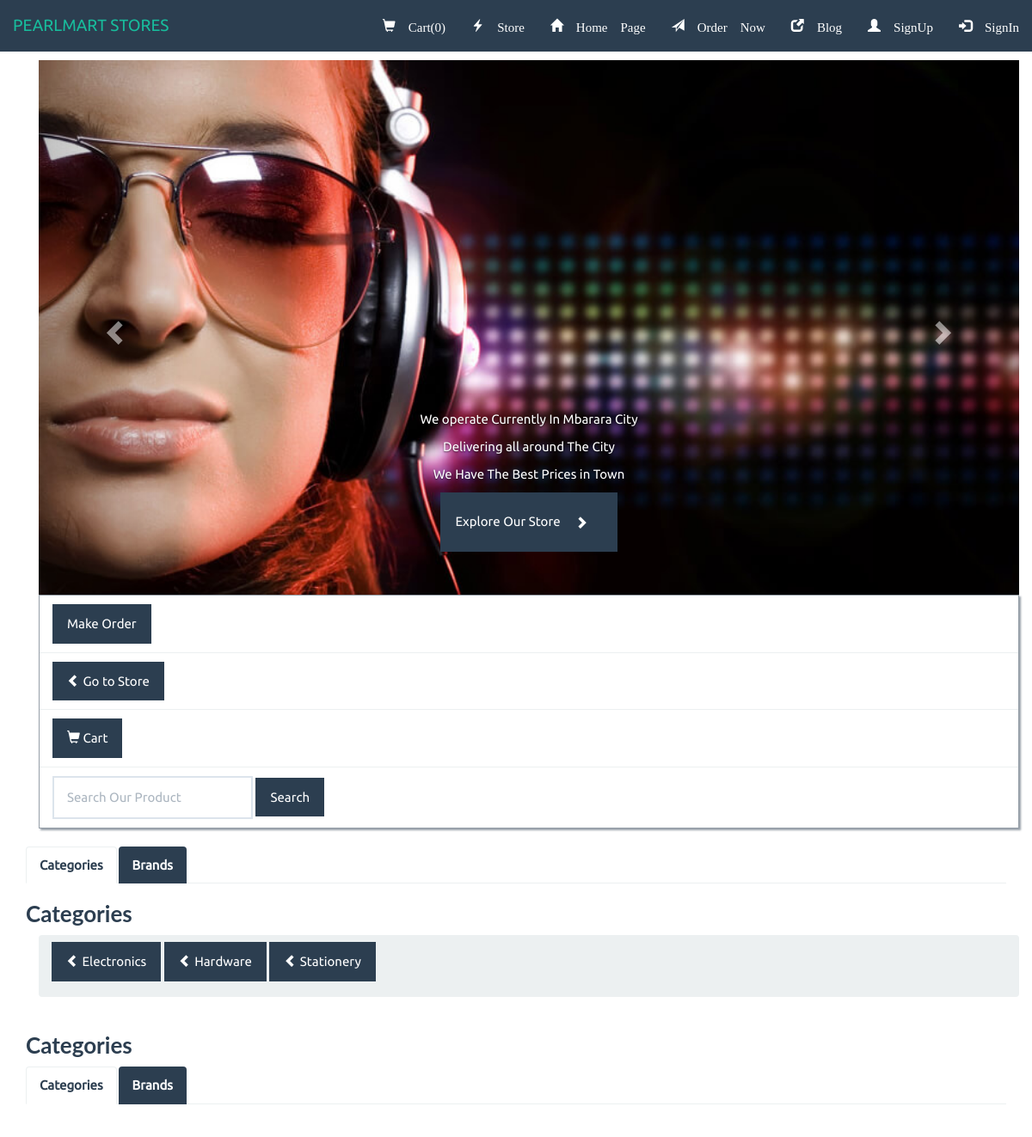
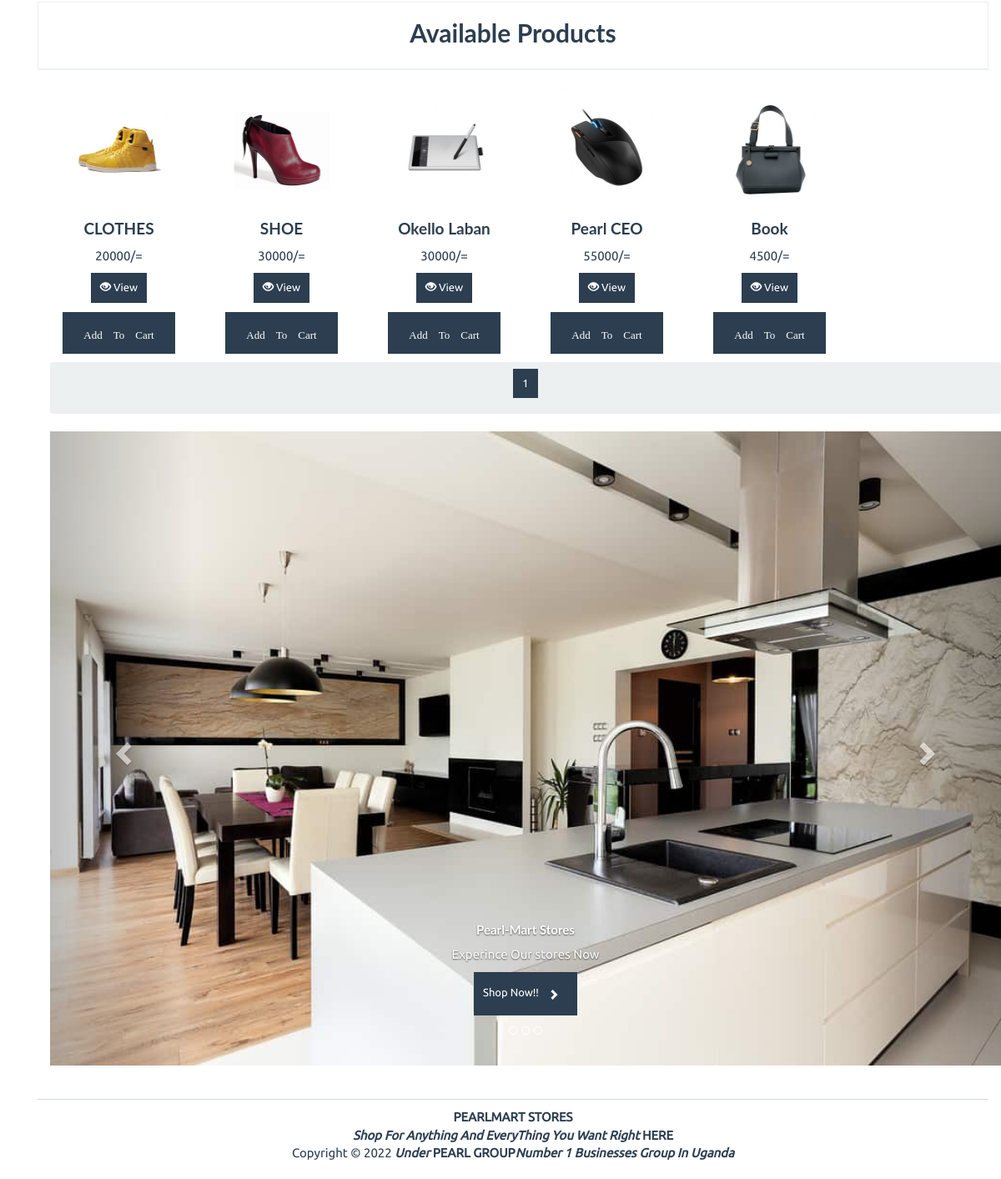
/store/, run on the app's committed database (2 pictures, top to bottom).
### store/models/category.py (models this page shows, shortened)
class Category(models.Model):
    name = models.CharField(max_length=20)
    @staticmethod
    def get_all_categories():
        return Category.objects.filter(product__isnull=False).distinct()

### store/models/product.py (models this page shows, shortened)
class Product(models.Model):
    name = models.CharField(max_length=50)
    price = models.IntegerField(default=0)
    stock = models.IntegerField(default=1)
    category = models.ForeignKey(Category, on_delete=models.CASCADE, default=1)
    brand = models.ForeignKey(Brand, on_delete=models.CASCADE, default=1)
    description = models.CharField(max_length=200, default='' , null=True , blank=True)
    image = models.ImageField(upload_to='uploads/products/')
    @staticmethod
    def get_all_products():
        return Product.objects.all()

### store/views/home.py (the view)
# urls.py: path('', include('store.urls')),
def store(request):
    cart = request.session.get('cart')
    if not cart:
        request.session['cart'] = {}
    products = None
    categories = Category.get_all_categories()
    categoryID = request.GET.get('category')
    brands = Brand.get_all_brand()
    brandID = request.GET.get('brand')
    results=request.GET.get("kw")
    k=request.GET.get('caution')
    customer = request.session.get('customer')
    if k:
        Order.objects.filter(id=k,customer=customer).delete()
        orders = Order.get_orders_by_customer(customer)
        messages.success(request, 'Order Item deleted Successfully')
        return render(request , 'orders.html'  , {'orders' : orders})
    if categoryID:
        products = Product.get_all_products_by_categoryid(categoryID)
        k=Category.objects.filter(id= categoryID)
    elif brandID:
        products = Product.get_all_products_by_brandid(brandID)
        k=brandID
    else:
        products = Product.get_all_products();
        k=None
    paginator=Paginator(products,6)
    page_number=request.GET.get('page')
    print(page_number)
    product_list = paginator.get_page(page_number)
    context={'product_list':product_list,'page_number':page_number,'k':k,'brands':brands,'categories':categories}
    print('you are : ', request.session.get('email'))
    return render(request, 'index.html', context)

### store/models/brand.py (called while the page is built)
    @staticmethod
    def get_all_brand():
        return Brand.objects.filter(product__isnull=False).distinct()

### store/templates/index.html (shortened to what this page needs)
{% extends 'base.html' %}
{% block body %}
{% load static %}
{% load cart %}
{% load custom_filter %}
	<div role="tabpanel">
			<ul class="nav nav-tabs" role="tablist">
				<li role="presentation" class="active">
					<a href="#categories" aria-controls="categories" role="tab" data-toggle="tab" class="bold btn btn-primary">Categories</a>
				</li>
				<li role="presentation">
					<a href="#brands" aria-controls="brands" role="tab" data-toggle="tab" class="bold btn btn-primary">Brands</a>
				</li>
			</ul>
			<div class="tab-content">
				<div role="tabpanel" class="tab-pane active" id="categories">
					<h3 class="bold">Categories</h3>
					<div class="container">
<div class="row">
	<div class="col-lg-12">
		<ol class="breadcrumb">
<p>
        				{% for category in categories %}
                            <a href="/?category={{category.id}}" class="btn btn-primary my-2 my-sm-0"><i class="glyphicon glyphicon-chevron-left"></i> {{ category.name }} </a>
                        {% endfor %}
</p>
		</ol>
	</div>
</div>
</div>
<h3 class="bold">Categories</h3>
				</div>
			</div>
			<ul class="nav nav-tabs" role="tablist">
				<li role="presentation" class="active">
					<a href="#categories" aria-controls="categories" role="tab" data-toggle="tab" class="bold btn btn-primary">Categories</a>
				</li>
				<li role="presentation">
					<a href="#brands" aria-controls="brands" role="tab" data-toggle="tab" class="bold btn btn-primary">Brands</a>
				</li>
			</ul>
		</div>
<div class="container" style="margin-top: 40px !important;">
<div class="row">
	<div class="col-lg-12">
		<div class="panel panel-default">
			<div class="panel-body">
				<h4 class="text-center pageTitle">Available {% if k %}{{ k }}{% else %}Products{% endif %}</h4>
			</div>
		</div>
	</div>
</div>
<div class="container ">
<div class="row">
{% for product in product_list %}
	<div class="col-md-2 col-xs-6">
		<div class="col-xs-12 col-sm-12 col-md-12 col-lg-12">
			<div class="pro-thumbnail">
				<a href="{% url 'details' product.id %}">
					<img src="{{product.image.url}}" alt="" style="max-width:100%;height: 150px;">
				</a>
				<div class="caption text-center">
					<h4 class="bold">{{ product.name }}</h4>
					<p>{{ product.price }}/=</p>
					<p>
						<a href="{% url 'details' product.id %}" class="btn btn-primary btn-sm mt-2"  >
							<i class="glyphicon glyphicon-eye-open"></i> View
						</a>
						<form action="/#" method="POST" class="btn-block">
							<input type="submit" class="btn btn-primary btn-sm mt-2 glyphicon glyphicon-shopping-cart form-control"
								value="Add To Cart">
						</form>
					</p>
				</div>
			</div>
		</div>
	</div>
	{% endfor %}
</div>
</div>
<div class="container">
<div class="row">
	<div class="col-lg-12 text-center">
		<ol class="breadcrumb">
			<p>
			{% for i in product_list.paginator.page_range %}
			{% if product_list.number %}
            {% if i == product_list.number %}
            <a  class="btn btn-primary btn-outline-info btn-sm mt-3">{{ i }}</a>
			{% else %}
			<a href="?page={{i}}" class="btn btn-primary btn-outline-info btn-sm mt-3">{{ i }}</a>
			{% endif %}
			{% else %}
			...
			{% endif %}
			{% endfor %}
		</p>
		</ol>
	</div>
</div>
{% endblock %}

### store/templates/base.html (shortened to what this page needs)
{% load static %}
<!DOCTYPE html>
<html lang="en">
    <head>
        <link rel="stylesheet" href="{% static 'bs/css/flatly.min.css' %}" />
        <link rel="stylesheet" href="{% static 'css/styles.css' %}" />
    </head>
    <body>
        <nav class="navbar navbar-default navbar-fixed-top" role="navigation">
            <div class="container-fluid">
                <div class="navbar-header">
                    <a class="navbar-brand" href="">PEARLMART STORES</a>
                </div>
                <div class="collapse navbar-collapse navbar-ex1-collapse">
                    <ul class="nav navbar-nav navbar-right ">
                        <li >
                            <a href="/lart">
                                <i class="glyphicon glyphicon-shopping-cart"> Cart({{request.session.cart.keys|length}})</i>
                            </a>
                        </li>
                        <li >
                            <a href="/store">
                                <i class="glyphicon glyphicon-flash"> Store</i>
                            </a>
                        </li>
                        <li >
                            <a href="/homepage">
                                <i class="glyphicon glyphicon-home"> Home Page</i>
                            </a>
                        </li>
                        <li >
                            <a href="/checkout1">
                                <i class="glyphicon glyphicon-send"> Order Now</i>
                            </a>
                        </li>
                        <li >
                            <a href="/blog">
                                <i class="glyphicon glyphicon-new-window"> Blog</i>
                            </a>
                        </li>
                        {% if user.is_authenticated %}
        <li >
          <a href="/orders"><i class="glyphicon glyphicon-check" > Orders</i></span></a>
        </li>
        <li >
          <a href="/logout"><i class="glyphicon glyphicon-log-out"> SignOut</i></a>
        </li>
       {% else %}
        <li >
          <a href="/signup"><i class="glyphicon glyphicon-user"> SignUp</i></a>
        </li>
        <li >
          <a  href="/login"><i class="glyphicon glyphicon-log-in"> SignIn</i></a>
        </li>
        {% endif %}
                    </ul>
                </div>
            </div>
        </nav>
        <div class="container" id="page">
                    <div class="container">
<div class="row">
   <div class="col-lg-12">
        <div id="carousel-id" class="carousel slide" data-ride="carousel">
            <ol class="carousel-indicators">
                <li data-target="#carousel-id" data-slide-to="0" class=""></li>
                <li data-target="#carousel-id" data-slide-to="1" class=""></li>
            </ol>
            <div class="carousel-inner">
                <div class="item active" >
                    <img alt="First slide" src="{% static 'imgs/1.jpg' %}" style="width: 100%;">
                    <div class="container">
                        <div class="carousel-caption">
<p>We operate Currently In Mbarara City</p>
                            <p>Delivering all around The City</p>
                            <p>We Have The Best Prices in Town</p>
<p class="btn btn-primary my-2 my-sm-0">Explore Our Store<a href="" class="btn btn-primary my-2 my-sm-0 glyphicon glyphicon-chevron-right"></a> </p>
                        </div>
                    </div>
                </div>
            <a class="left carousel-control" href="#carousel-id" data-slide="prev"><span class="glyphicon glyphicon-chevron-left"></span></a>
            <a class="right carousel-control" href="#carousel-id" data-slide="next"><span class="glyphicon glyphicon-chevron-right"></span></a>
        </div>
        <div class="panel panel-primary">
            <ul class="list-group">
                        <li class="list-group-item " >
                             <a href="" class="btn btn-primary my-2 my-sm-0">Make Order</a>
                        </li>
                        <li class="list-group-item ">
                            <a href="" class="btn btn-primary my-2 my-sm-0"><i class="glyphicon glyphicon-chevron-left"></i> Go to Store</a>
                        </li>
                        <li class="list-group-item ">
                            <a href="" class="btn btn-primary my-2 my-sm-0">
                                <i class="glyphicon glyphicon-shopping-cart"></i> Cart
                            </a>
                        </li>
                        <li class="list-group-item ">
                                <form class="form-inline my-2 my-lg-0" action="{% url 'search' %}" method="POST">
                                    <input class="form-control mr-sm-2" type="search" placeholder="Search Our Product" aria-label="Search" name="searched">
                                    <button class="btn btn-primary my-2 my-sm-0" type="submit">Search</button>
                                </form>
                       </li>
            </ul>
        </div>
    </div>
</div>
</div>
</div>
        {% block body %}
        {% endblock %}
<div class="row">
    <div class="col-lg-12">
        <div id="carousel-id1" class="carousel slide" data-ride="carousel">
            <ol class="carousel-indicators">
                <li data-target="#carousel-id1" data-slide-to="0" class=""></li>
                <li data-target="#carousel-id1" data-slide-to="1" class=""></li>
                <li data-target="#carousel-id1" data-slide-to="2" class=""></li>
            </ol>
            <div class="carousel-inner">
                <div class="item active" >
                    <img alt="First slide" src="{% static 'imgs/12.jpg' %}" style="width: 100%;">
                    <div class="container">
                        <div class="carousel-caption">
                            <h1 style="font-size-adjust: 100%; font-size:100%;" class="bold">Pearl-Mart Stores</h1>
              <p>Experince Our stores Now</p><p class="btn btn-primary btn-outline-info btn-sm mt-2">Shop Now!!<a href="" class="btn btn-primary btn-outline-info btn-sm mt-2 glyphicon glyphicon-chevron-right"></a>
</p><p>                                    </p>
            </div>
                    </div>
                </div>
            </div>
            <a class="left carousel-control" href="#carousel-id1" data-slide="prev"><span class="glyphicon glyphicon-chevron-left"></span></a>
            <a class="right carousel-control" href="#carousel-id1" data-slide="next"><span class="glyphicon glyphicon-chevron-right"></span></a>
        </div>
    </div>
</div>
</div>
            <footer>
                <div class="row pad">
                    <div class="col-lg-12 text-center">
                        <strong> PEARLMART STORES</strong>
                    </div>
                </div>
                <div class="col-lg-12 text-center">
                        <strong><i>Shop For Anything And EveryThing You Want Right</i><b> HERE </b></strong>
                    </div>
                <div class="row pad">
                    <div class="col-lg-12 text-center">
                        Copyright &copy; 2022<strong> <i>Under</i><b> PEARL GROUP</b><i>Number 1 Businesses Group In Uganda</i></strong>
                    </div>
                </div>
            </footer>
        </div>
    </body>
</html>

### static/css/styles.css (style rules this page uses)
body { font-family: Ubuntu, verdana, georgia, serif, sans-serif; }
a, a:hover, a:active, a:focus, a:visited { text-decoration: none; }
.bold { font-weight: bolder !important; }
div.panel, .btn, .navbar { border-radius: 0; }
.form-control { border-radius: 0; height: 50px; }
footer { margin-top: 40px; margin-bottom: 20px; }
.pad { margin-top: 10px !important; }
div.panel-body { padding-top: 10px; }
.panel-primary { border-color: rgba(44, 62, 80, .5); box-shadow: 2px 2px 2px rgba(44, 62, 80, .5); }
.btn-primary { background-color: rgb(44, 62, 80); border-color: rgba(44, 62, 80, .5); }
body > nav { border-radius: 0 !important; }
#page { padding-top: 70px; }
.pageTitle { font-size: 30px; font-weight: bold; }
footer { border-top: 1px solid rgba(44, 62, 80, .2); }

### data on the page
Category: name "Electronics"
Category: name "Hardware"
Category: name "Stationery"
Product: image (picture), name "CLOTHES", price "20000"
Product: image (picture), name "SHOE", price "30000"
Product: image (picture), name "Okello Laban", price "30000"
Product: image (picture), name "Pearl CEO", price "55000"
Product: image (picture), name "Book", price "4500"

### other printed values
{{ request.session.cart.keys|length }} "0"
{{ i }} "1"
